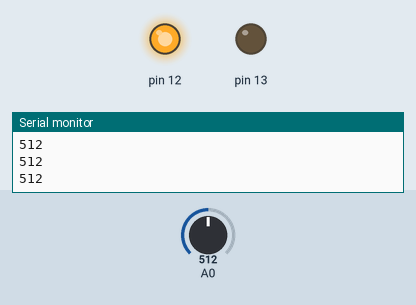
This sketch was run on a simulated Arduino Uno, built with avr-gcc and run on an emulated ATmega328P. Shown: output pins drawn as LEDs (lit = HIGH), the last lines printed to the serial monitor. The test bench sets the inputs (shaded band); at power-on: A0 = 512.

Above: at 1.2 s.
1.3 s: A0 set to 313
2.8 s: A0 set to 287
At 4.0 s:
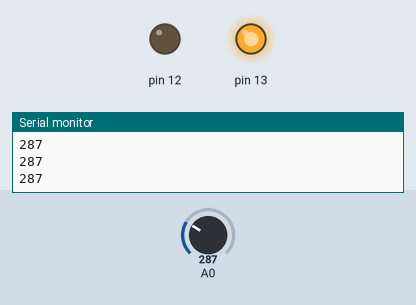
4.3 s: A0 set to 306
At 5.2 s:
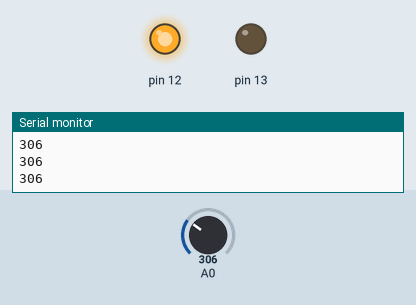
5.8 s: A0 set to 290
At 6.3 s:
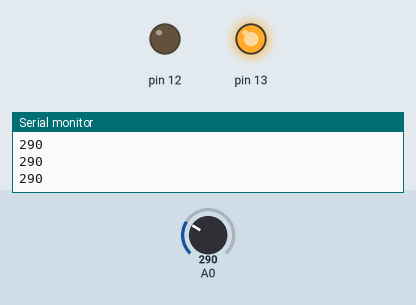
Timing chart, 0 to 8.3 s (numbered marks = the images above; inputs shaded):
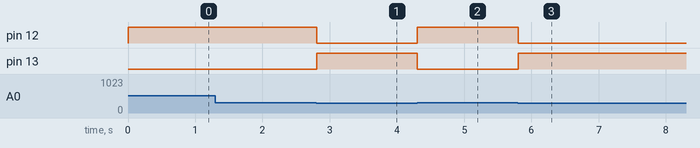

The sketch:

projeto_sensor_de_umidade.ino
```cpp
// C++ code
//
void setup()
{
  pinMode(A0, INPUT);
  Serial.begin(9600);
  pinMode(12, OUTPUT);
  pinMode(13, OUTPUT);
}

void loop()
{
  Serial.println(analogRead(A0));
  if (analogRead(A0) >= 300) {
    digitalWrite(12, HIGH);
    digitalWrite(13, LOW);
  } else {
    digitalWrite(12, LOW);
    digitalWrite(13, HIGH);
  }
  delay(10); // Delay a little bit to improve simulation performance
}
```

Measured:
- the behaviour switches between 300 and 299 on A0 (found by bisection; images 0 and 1)
- after the input at 2.8 s, pin 12: HIGH → LOW at once; pin 13: LOW → HIGH at once
- after the input at 4.3 s, pin 12: LOW → HIGH at once; pin 13: HIGH → LOW at once
- after the input at 5.8 s, pin 12: HIGH → LOW at once; pin 13: LOW → HIGH at once
